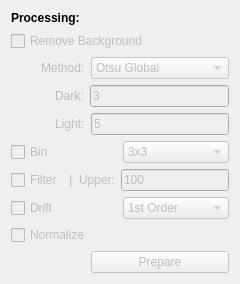
   <widget class="QWidget" name="verticalLayoutWidget_6">
    <property name="geometry">
     <rect>
      <x>240</x>
      <y>450</y>
      <width>201</width>
      <height>281</height>
     </rect>
    </property>
    <layout class="QVBoxLayout" name="prep_button_group">
     <item>
      <widget class="QLabel" name="image_prep_header">
       <property name="font">
        <font>
         <pointsize>9</pointsize>
         <weight>75</weight>
         <bold>true</bold>
        </font>
       </property>
       <property name="text">
        <string>Processing:</string>
       </property>
      </widget>
     </item>
     <item>
      <layout class="QHBoxLayout" name="rm_bkgd_checkbox_hl">
       <item>
        <widget class="QCheckBox" name="rm_bkgd_checkbox">
         <property name="enabled">
          <bool>false</bool>
         </property>
         <property name="sizePolicy">
          <sizepolicy hsizetype="Fixed" vsizetype="Fixed">
           <horstretch>0</horstretch>
           <verstretch>0</verstretch>
          </sizepolicy>
         </property>
         <property name="text">
          <string>Remove Background</string>
         </property>
        </widget>
       </item>
       <item>
        <spacer name="horizontalSpacer_6">
         <property name="orientation">
          <enum>Qt::Horizontal</enum>
         </property>
         <property name="sizeHint" stdset="0">
          <size>
           <width>40</width>
           <height>20</height>
          </size>
         </property>
        </spacer>
       </item>
      </layout>
     </item>
     <item>
      <layout class="QHBoxLayout" name="rm_bkgd_hl">
       <item>
        <spacer name="horizontalSpacer_5">
         <property name="orientation">
          <enum>Qt::Horizontal</enum>
         </property>
         <property name="sizeType">
          <enum>QSizePolicy::Fixed</enum>
         </property>
         <property name="sizeHint" stdset="0">
          <size>
           <width>30</width>
           <height>20</height>
          </size>
         </property>
        </spacer>
       </item>
       <item>
        <widget class="QLabel" name="rm_bkgd_method_label">
         <property name="enabled">
          <bool>false</bool>
         </property>
         <property name="text">
          <string>Method:</string>
         </property>
        </widget>
       </item>
       <item>
        <widget class="QComboBox" name="rm_bkgd_method_drop">
         <property name="enabled">
          <bool>false</bool>
         </property>
         <property name="sizePolicy">
          <sizepolicy hsizetype="Expanding" vsizetype="Fixed">
           <horstretch>0</horstretch>
           <verstretch>0</verstretch>
          </sizepolicy>
         </property>
         <item>
          <property name="text">
           <string>Otsu Global</string>
          </property>
         </item>
         <item>
          <property name="text">
           <string>Mean</string>
          </property>
         </item>
         <item>
          <property name="text">
           <string>Random Walk</string>
          </property>
         </item>
         <item>
          <property name="text">
           <string>Thresholding</string>
          </property>
         </item>
        </widget>
       </item>
      </layout>
     </item>
     <item>
      <layout class="QHBoxLayout" name="bkgd_dark_hl">
       <item>
        <spacer name="horizontalSpacer_3">
         <property name="orientation">
          <enum>Qt::Horizontal</enum>
         </property>
         <property name="sizeType">
          <enum>QSizePolicy::Fixed</enum>
         </property>
         <property name="sizeHint" stdset="0">
          <size>
           <width>44</width>
           <height>20</height>
          </size>
         </property>
        </spacer>
       </item>
       <item>
        <widget class="QLabel" name="bkgd_dark_label">
         <property name="enabled">
          <bool>false</bool>
         </property>
         <property name="text">
          <string>Dark:</string>
         </property>
        </widget>
       </item>
       <item>
        <widget class="QLineEdit" name="bkgd_dark_edit">
         <property name="enabled">
          <bool>false</bool>
         </property>
         <property name="text">
          <string>3</string>
         </property>
        </widget>
       </item>
      </layout>
     </item>
     <item>
      <layout class="QHBoxLayout" name="bkgd_light_hl">
       <item>
        <spacer name="horizontalSpacer_4">
         <property name="orientation">
          <enum>Qt::Horizontal</enum>
         </property>
         <property name="sizeType">
          <enum>QSizePolicy::Fixed</enum>
         </property>
         <property name="sizeHint" stdset="0">
          <size>
           <width>44</width>
           <height>20</height>
          </size>
         </property>
        </spacer>
       </item>
       <item>
        <widget class="QLabel" name="bkgd_light_label">
         <property name="enabled">
          <bool>false</bool>
         </property>
         <property name="text">
          <string>Light:</string>
         </property>
        </widget>
       </item>
       <item>
        <widget class="QLineEdit" name="bkgd_light_edit">
         <property name="enabled">
          <bool>false</bool>
         </property>
         <property name="text">
          <string>5</string>
         </property>
        </widget>
       </item>
      </layout>
     </item>
     <item>
      <layout class="QHBoxLayout" name="bin_hl">
       <item>
        <widget class="QCheckBox" name="bin_checkbox">
         <property name="enabled">
          <bool>false</bool>
         </property>
         <property name="text">
          <string>Bin</string>
         </property>
        </widget>
       </item>
       <item>
        <widget class="QComboBox" name="bin_drop">
         <property name="enabled">
          <bool>false</bool>
         </property>
         <item>
          <property name="text">
           <string>3x3</string>
          </property>
         </item>
         <item>
          <property name="text">
           <string>5x5</string>
          </property>
         </item>
         <item>
          <property name="text">
           <string>7x7</string>
          </property>
         </item>
         <item>
          <property name="text">
           <string>9x9</string>
          </property>
         </item>
         <item>
          <property name="text">
           <string>15x15</string>
          </property>
         </item>
         <item>
          <property name="text">
           <string>21x21</string>
          </property>
         </item>
         <item>
          <property name="text">
           <string>31x31</string>
          </property>
         </item>
        </widget>
       </item>
      </layout>
     </item>
     <item>
      <layout class="QHBoxLayout" name="filter_hl">
       <item>
        <layout class="QHBoxLayout" name="horizontalLayout">
         <item>
          <widget class="QCheckBox" name="filter_checkbox">
           <property name="enabled">
            <bool>false</bool>
           </property>
           <property name="text">
            <string>Filter</string>
           </property>
          </widget>
         </item>
         <item>
          <widget class="QLabel" name="filter_label_separator">
           <property name="enabled">
            <bool>false</bool>
           </property>
           <property name="text">
            <string>|</string>
           </property>
          </widget>
         </item>
         <item>
          <widget class="QLabel" name="filter_upper_label">
           <property name="enabled">
            <bool>false</bool>
           </property>
           <property name="text">
            <string>Upper:</string>
           </property>
          </widget>
         </item>
         <item>
          <widget class="QLineEdit" name="filter_upper_edit">
           <property name="enabled">
            <bool>false</bool>
           </property>
           <property name="sizePolicy">
            <sizepolicy hsizetype="Minimum" vsizetype="Fixed">
             <horstretch>0</horstretch>
             <verstretch>0</verstretch>
            </sizepolicy>
           </property>
           <property name="text">
            <string>100</string>
           </property>
          </widget>
         </item>
        </layout>
       </item>
      </layout>
     </item>
     <item>
      <layout class="QHBoxLayout" name="drift_hl">
       <item>
        <widget class="QCheckBox" name="drift_checkbox">
         <property name="enabled">
          <bool>false</bool>
         </property>
         <property name="text">
          <string>Drift</string>
         </property>
        </widget>
       </item>
       <item>
        <widget class="QComboBox" name="drift_drop">
         <property name="enabled">
          <bool>false</bool>
         </property>
         <item>
          <property name="text">
           <string>1st Order</string>
          </property>
         </item>
         <item>
          <property name="text">
           <string>2nd Order</string>
          </property>
         </item>
         <item>
          <property name="text">
           <string>3rd Order</string>
          </property>
         </item>
         <item>
          <property name="text">
           <string>4th Order</string>
          </property>
         </item>
         <item>
          <property name="text">
           <string>5th Order</string>
          </property>
         </item>
         <item>
          <property name="text">
           <string>6th Order</string>
          </property>
         </item>
         <item>
          <property name="text">
           <string>7th Order</string>
          </property>
         </item>
         <item>
          <property name="text">
           <string>8th Order</string>
          </property>
         </item>
         <item>
          <property name="text">
           <string>9th Order</string>
          </property>
         </item>
         <item>
          <property name="text">
           <string>10th Order</string>
          </property>
         </item>
        </widget>
       </item>
      </layout>
     </item>
     <item>
      <layout class="QHBoxLayout" name="horizontalLayout_9">
       <item>
        <widget class="QCheckBox" name="normalize_checkbox">
         <property name="enabled">
          <bool>false</bool>
         </property>
         <property name="text">
          <string>Normalize</string>
         </property>
        </widget>
       </item>
      </layout>
     </item>
     <item>
      <layout class="QHBoxLayout" name="prepare_hl">
       <item>
        <spacer name="horizontalSpacer_7">
         <property name="orientation">
          <enum>Qt::Horizontal</enum>
         </property>
         <property name="sizeType">
          <enum>QSizePolicy::Fixed</enum>
         </property>
         <property name="sizeHint" stdset="0">
          <size>
           <width>80</width>
           <height>20</height>
          </size>
         </property>
        </spacer>
       </item>
       <item>
        <widget class="QPushButton" name="prep_button">
         <property name="enabled">
          <bool>false</bool>
         </property>
         <property name="text">
          <string>Prepare</string>
         </property>
        </widget>
       </item>
      </layout>
     </item>
    </layout>
   </widget>
